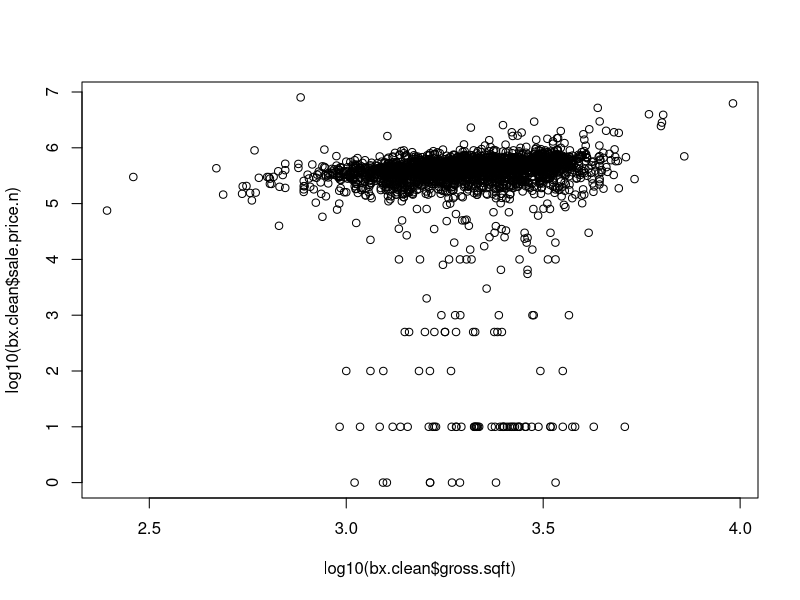

Generate this figure with R:
bx.clean <- read.csv("data/bronx_rollingsales_homes_clean.csv",header=TRUE)
summary(bx.clean)
plot(log10(bx.clean$gross.sqft),log10(bx.clean$sale.price.n))
bx.clean$price.per.sqft<- bx.clean$sale.price.n / bx.clean$gross.sqft

